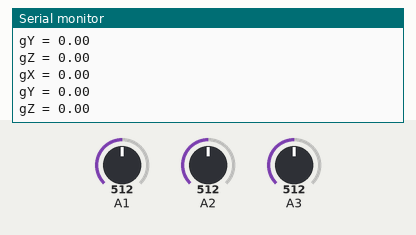
Recording of a sketch running on a simulated Arduino Uno, built with avr-gcc and run on an emulated ATmega328P. Parts: the last lines printed to the serial monitor. The inputs (shaded band) are chosen by the test bench; at power-on: A1 = 512, A2 = 512, A3 = 512.

Above: at 1.8 s.
1.9 s: A1 set to 716
At 2.5 s:
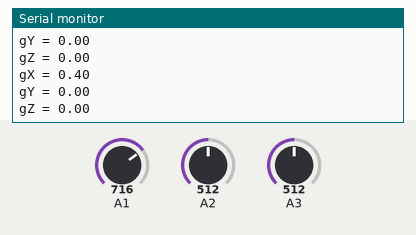
3.4 s: A2 set to 716
At 4.7 s:
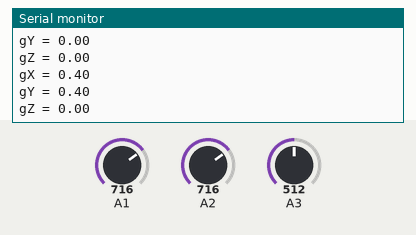
4.9 s: A3 set to 716
At 5.8 s:
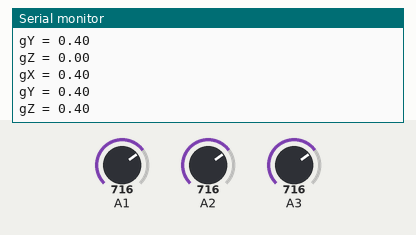
6.4 s: A1 set to 900
At 7.7 s:
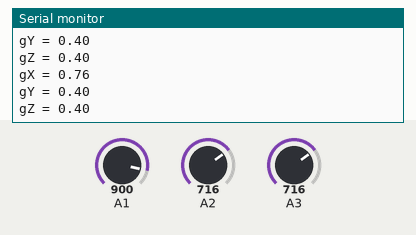
7.9 s: A2 set to 900
At 8.6 s:
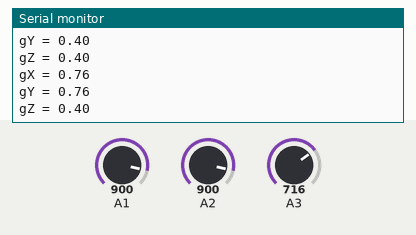
9.4 s: A3 set to 900
At 10.8 s:
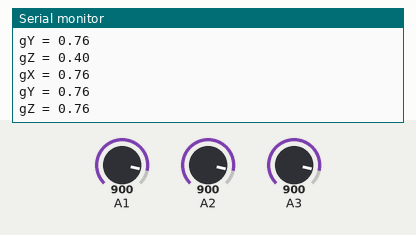
Timing chart, 0 to 11.9 s (numbered marks = the images above; inputs shaded):
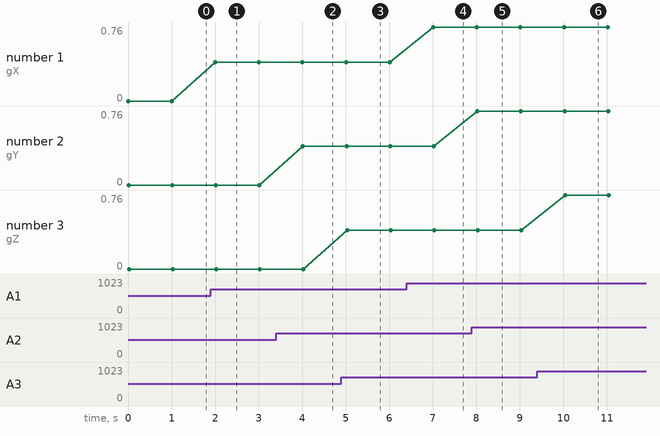

The sketch:

Suspension.ino
```cpp
float x, y, z;

void setup() {
  Serial.begin(9600);
}

void loop() {
  x = ((analogRead(A1)*2.0)/1024.0)-1;
  y = ((analogRead(A2)*2.0)/1024.0)-1;
  z = ((analogRead(A3)*2.0)/1024.0)-1;

  Serial.print("gX = ");
  Serial.println(x);

  Serial.print("gY = ");
  Serial.println(y);


  Serial.print("gZ = ");
  Serial.println(z);
  Serial.println("");
  delay(1000);


}
```

Measured:
- after the input at 1.9 s, the serial monitor: prints a new line after 0.10 s (image 1)
- after the input at 3.4 s, the serial monitor: prints a new line after 0.62 s (image 2)
- after the input at 4.9 s, the serial monitor: prints a new line after 0.13 s (image 3)
- after the input at 6.4 s, the serial monitor: prints a new line after 0.61 s (image 4)
- after the input at 7.9 s, the serial monitor: prints a new line after 0.13 s (image 5)
- after the input at 9.4 s, the serial monitor: prints a new line after 0.64 s (image 6)
- plotted number 1: 0 → 0.4 after the input at 1.9 s, 0.4 → 0.76 after the input at 6.4 s
